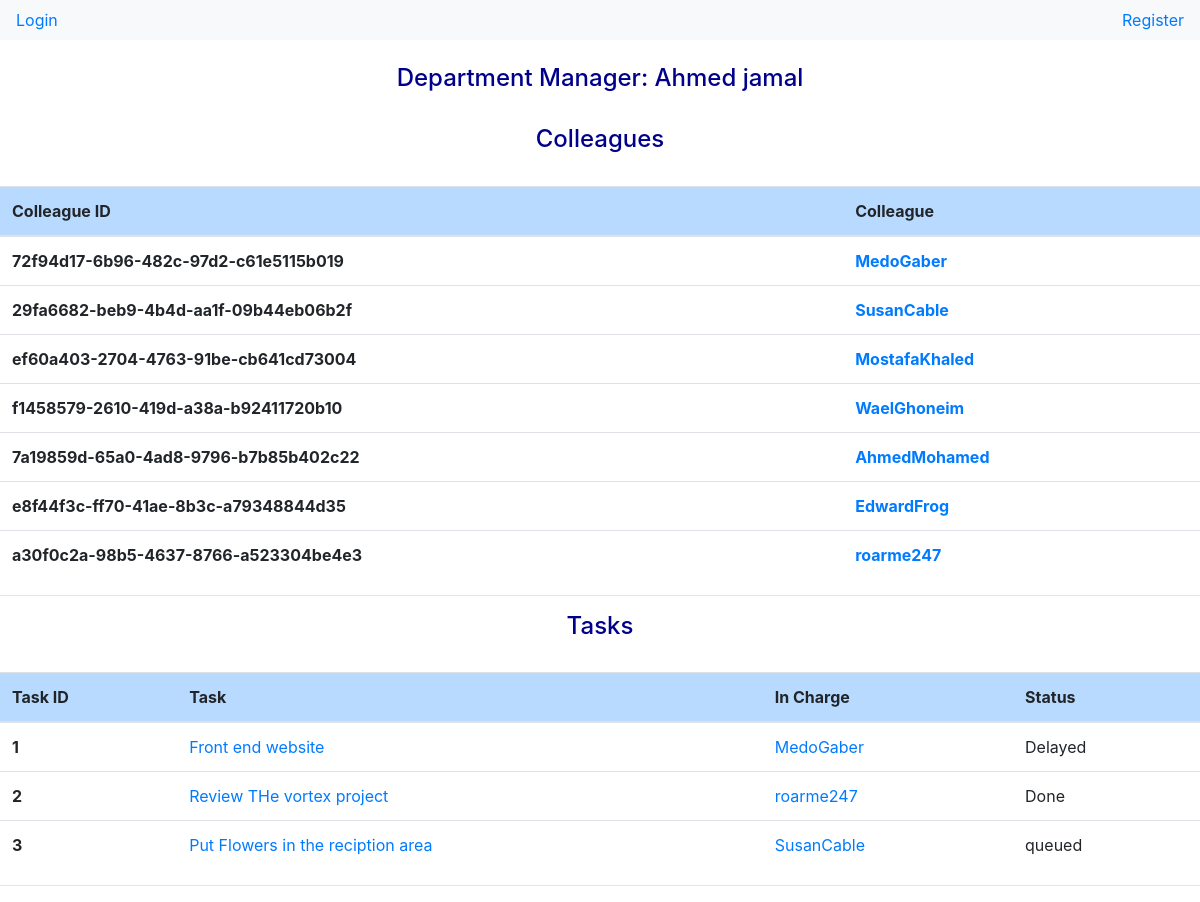
Screenshot of /department/2/ with the database file from the repository.
### dashboard/models.py (models this page shows, shortened)
class Department(models.Model):
    name = models.CharField(max_length=100)
    manager = models.ForeignKey("accounts.Profile",on_delete=models.CASCADE, null=True, blank=True)
    tasks = models.ManyToManyField('Task', blank=True)
    colleagues = models.ManyToManyField("accounts.Profile",blank=True, related_name='colleagues')

class Task(models.Model):
    in_charge = models.ForeignKey('accounts.Profile', on_delete=models.CASCADE, null=True,blank=True)
    name = models.CharField(max_length=100)
    description = models.TextField(max_length=500,blank=True,null=True)
    status = models.CharField(max_length=50,choices=STATUS,default='queued')
    deadline = models.DateField(auto_now=False, auto_now_add=False, blank=True, null=True)
    created = models.DateTimeField(auto_now_add=True)
    updated = models.DateTimeField(auto_now=True)

### accounts/models.py (models this page shows, shortened)
class Profile(models.Model):
    depart = models.ForeignKey('dashboard.Department', on_delete=models.CASCADE, blank=True,null=True)
    account = models.OneToOneField(Account , on_delete=models.CASCADE, blank=True , null=True)
    name = models.CharField(max_length=50,null=True,blank=True)
    salary  = models.DecimalField(decimal_places=2,max_digits=10,default = 0)
    username = models.CharField(max_length=50,null=True,blank=True)
    email = models.EmailField(blank=True,null=True)
    role = models.CharField(max_length=150,null=True,blank=True)
    location = models.CharField(max_length=50,null=True,blank=True)
    gender = models.CharField(max_length=50,null=True,blank=True)
    age = models.IntegerField(default = 0)
    on_vacation = models.BooleanField(default=False)
    skills = models.CharField(max_length=255,null=True,blank=True)
    languages = models.CharField(max_length=50,null=True,blank=True)
    id = models.UUIDField(default=uuid.uuid4, editable=False,primary_key=True)
    created = models.DateTimeField(auto_now_add=True)
    class Meta:
        ordering = ['-created']

### dashboard/views.py (the view)
# urls.py: path('department/<int:depart_id>/', views.department, name='department'),
def department(request,depart_id):
    department = Department.objects.get(id=depart_id)
    tasks = department.tasks.all()
    colleagues = department.colleagues.all()
    ctx = {'department': department,  'colleagues':colleagues,'tasks':tasks}
    return render(request, 'dashboard/department.html', ctx)

### dashboard/templates/dashboard/department.html (shortened to what this page needs)
{% extends 'base.html' %}
{% block content %}
<h4 class="text-center" style='color:darkblue'>Department Manager: {{department.manager.name|capfirst}}</h4>
<h4 class="text-center" style='color:darkblue'>Colleagues</h4>
<table class="table">
    <thead>
      <tr class='table-primary'>
        <th scope="col">Colleague ID</th>
        <th>Colleague</th>
      </tr>
    </thead>
    <tbody>
       {%for colleague in colleagues%}
      <tr>
        <th scope="row">{{colleague.id}}</th>
        <th scope="row"><a href="{%url 'employee' colleague.id%}"> {{colleague.username}}</a></th>
      </tr>
        {% endfor %}
    </tbody>
  </table>
<hr>
<h4 class="text-center" style='color:darkblue'>Tasks</h4>
  <table class="table">
    <thead>
      <tr class="table-primary">
        <th scope="col">Task ID</th>
        <th scope="col">Task</th>
        <th scope="col">In Charge</th>
        <th scope="col">Status</th>
      </tr>
    </thead>
    <tbody>
        {%for task in tasks%}
      <tr>
        <th scope="row">{{task.id}}</th>
        <td><a href="{%url 'singletask' task.id%}">{{task.name}}</a></td>
        <td><a href="{%url 'employee' task.in_charge.id%}">{{task.in_charge.username}}</a></td>
        <td>{{task.status}}</td>
      </tr>
        {% endfor %}
    </tbody>
  </table>
  <hr>
{% endblock %}

### rows the page displays
Department: manager.name "Ahmed jamal"
Profile: id "72f94d17-6b96-482c-97d2-c61e5115b019", username "MedoGaber"
Profile: id "29fa6682-beb9-4b4d-aa1f-09b44eb06b2f", username "SusanCable"
Profile: id "ef60a403-2704-4763-91be-cb641cd73004", username "MostafaKhaled"
Profile: id "f1458579-2610-419d-a38a-b92411720b10", username "WaelGhoneim"
Profile: id "7a19859d-65a0-4ad8-9796-b7b85b402c22", username "AhmedMohamed"
Profile: id "e8f44f3c-ff70-41ae-8b3c-a79348844d35", username "EdwardFrog"
Profile: id "a30f0c2a-98b5-4637-8766-a523304be4e3", username "roarme247"
Task: id "1", name "Front end website", in_charge.username "MedoGaber", status "Delayed"
Task: id "2", name "Review THe vortex project", in_charge.username "roarme247", status "Done"
Task: id "3", name "Put Flowers in the reciption area", in_charge.username "SusanCable", status "queued"
